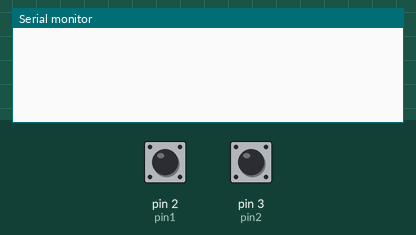
This sketch was run on a simulated Arduino Uno, built with avr-gcc and run on an emulated ATmega328P. On the bench: the last lines printed to the serial monitor. Inputs (shaded band) come from the test bench; at power-on: pin 2 (pin1) HIGH, pin 3 (pin2) HIGH.

Above: at 1.2 s.
1.3 s: pin 2 (pin1) pulled LOW for 0.15 s
At 2.3 s:
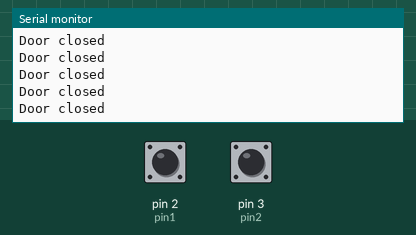
2.9 s: pin 3 (pin2) pulled LOW for 0.15 s
At 4.2 s:
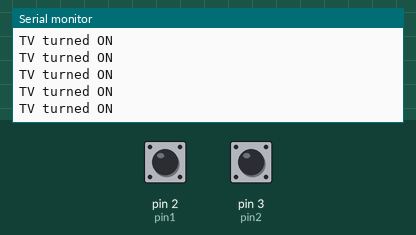
4.5 s: pin 3 (pin2) driven LOW
7.5 s: pin 2 (pin1) pulled LOW for 1 s
At 8.5 s:
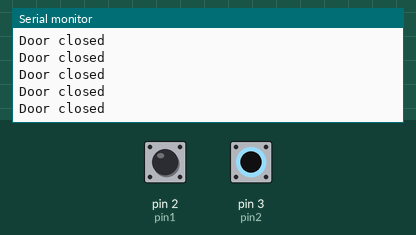

Measured:
- after the input at 1.3 s, the serial monitor: prints a new line at once (image 1)
- after the input at 2.9 s, the serial monitor: prints a new line at once (image 2)
- after the input at 7.5 s, the serial monitor: prints a new line after 0.07 s (image 3)

The sketch:

ESC0_PIN_TO_LED_MAPPER.ino
```cpp
#define userEdgeType RISING
#define  pin1  2
#define  pin2  3

volatile byte state = LOW ;

typedef struct{
  //GPIO pin
  uint8_t pin;
  //Associated action function
  void (*func)(void);
  //Int trigger type
  uint8_t edgeType;
}mapping_Table_t;

mapping_Table_t table[2];

void action1(void)
{
  Serial.print("Door closed\r\n");
}
void action2(void)
{
  Serial.print("TV turned ON\r\n");
}

void initializeTable(mapping_Table_t *obj, uint8_t pinNum,void (*userActionFunc),uint8_t edgetype_t)
{
	obj->pin=pinNum;
	obj->func=userActionFunc;
  attachInterrupt ( digitalPinToInterrupt ( obj->pin ),obj->func, obj->edgeType) ;
}

void setup ( ) {

Serial.begin(9600);

   pinMode ( pin1 , INPUT_PULLUP) ;
   pinMode ( pin2 , INPUT_PULLUP) ;
  initializeTable(&table[0],(uint8_t)pin1,&action1,userEdgeType);
  initializeTable(&table[1],(uint8_t)pin2,&action2,userEdgeType);

}

void loop ( )
{


}
```
